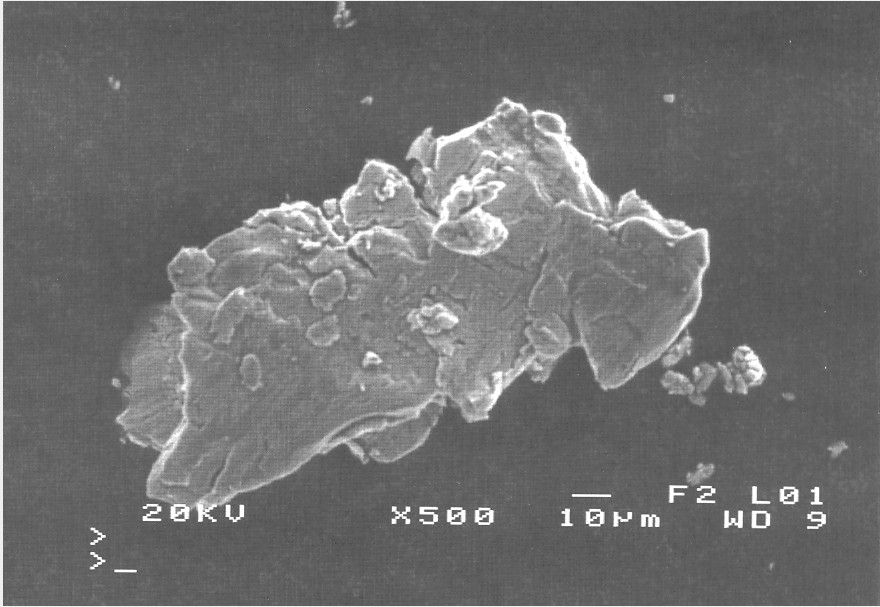
//> input picture project_code/VC_FANFUHAN_OPENCV/images/case6.jpg, 880 x 607 px
$ ./VC_FANFUHAN_OPENCV074   (built with g++ and OpenCV 4)
//> lines starting //> are read from the running program, lines starting //| are printed output that depends on the picture; after the words box and inside, x2 and y2 are one past the last pixel; in counts of white or black regions, pixels touching at a corner belong together
// VC_FANFUHAN_OPENCV074.cpp : 定義主控台應用程式的進入點。
//
/*
// Debug | x32
通用屬性
| C/C++
|	| 一般
|		| 其他 Include 目錄 -> ..\..\opencv411_x64\include
|
| 連結器
| 	|一一般
|		|  其他程式庫目錄 -> ..\..\opencv411_x64\lib
|
| 	|一輸入
|		| 其他相依性 -> opencv_world411d.lib;%(AdditionalDependencies)

// Releas | x64
組態屬性
| C/C++
|	| 一般
|		| 其他 Include 目錄 -> ..\..\opencv411_x64\include;%(AdditionalDependencies)
|
| 連結器
| 	|一般
|		| 其他程式庫目錄 -> ..\..\opencv411_x64\lib;%(AdditionalDependencies)
|
| 	|一輸入
|		| 其他相依性 -> opencv_world411.lib;%(AdditionalDependencies)

*/

#include "stdafx.h"
#include <iostream>
#include <opencv2/opencv.hpp>
#include <opencv2/core/core.hpp>
#include <opencv2/highgui/highgui.hpp>

using namespace std;
using namespace cv;

void blur_demo(Mat &image, Mat &sum);
void edge_demo(Mat &image, Mat &sum);
int getblockSum(Mat &sum, int x1, int y1, int x2, int y2, int i);

void showHistogram(InputArray src, cv::String StrTitle);
void backProjection_demo(Mat &mat, Mat &model);
void blur3x3(Mat &src, Mat *det);

void add_salt_pepper_noise(Mat &image);
void add_gaussian_noise(Mat &image);

void USMImage(Mat src, Mat &usm, float fltPar);

void pyramid_up(Mat &image, vector<Mat> &pyramid_images, int level);
void pyramid_down(vector<Mat> &pyramid_images);

void laplaian_demo(vector<Mat> &pyramid_images, Mat &image);

void connected_component_demo(Mat &image);
void componentwithstats_demo(Mat &image);

void contours_info(Mat &image, vector<vector<Point>> &pts);
void contours_info(Mat &image, vector<vector<Point>> &pts, int threshold01, int threshold02);

void  open_demo(bool blnopen);
void  close_demo();

void sort_box(vector<Rect> &boxes);
Mat get_template(Mat &binary, vector<Rect> &rects);
void detect_defects(Mat &binary, vector<Rect> &rects, Mat &tpl, vector<Rect> &defects);

// [5 lines left out: function pause, not called in this run]
int main()
{
	Mat src = imread("../../images/case6.jpg");//Mat src = imread("../../images/test.png");
//> src is the input picture: 607 rows x 880 cols, CV_8UC3; min 65, max 255, mean 111.1
	if (src.empty())
	{
		cout << "could not load image.." << endl;
		pause();
		return -1;
	}
	else
	{
		imshow("input_src", src);
		showHistogram(src, "Histogram_input_src");
//> in showHistogram, `calcHist(&bgr_plane[0], 1, 0, Mat(), b_hist, 1, bins, ranges);`: b_hist = 256 values, max 33231 at index 95, min 0 at index 0, mean 2076.6
//> in showHistogram, `calcHist(&bgr_plane[1], 1, 0, Mat(), g_hist, 1, bins, ranges);`: g_hist has the same summary as b_hist
//> in showHistogram, `calcHist(&bgr_plane[2], 1, 0, Mat(), r_hist, 1, bins, ranges);`: r_hist has the same summary as b_hist
//> in showHistogram, `normalize(b_hist, b_hist, 0, histImage.rows, NORM_MINMAX, -1);`: b_hist = 256 values, max 400 at index 95, min 0 at index 0, mean 25
//> in showHistogram, `normalize(g_hist, g_hist, 0, histImage.rows, NORM_MINMAX, -1);`: g_hist has the same summary as b_hist
//> in showHistogram, `normalize(r_hist, r_hist, 0, histImage.rows, NORM_MINMAX, -1);`: r_hist has the same summary as b_hist
//> after the loop in showHistogram, `for (int i = 1; i < bins[0]; ++i)`:
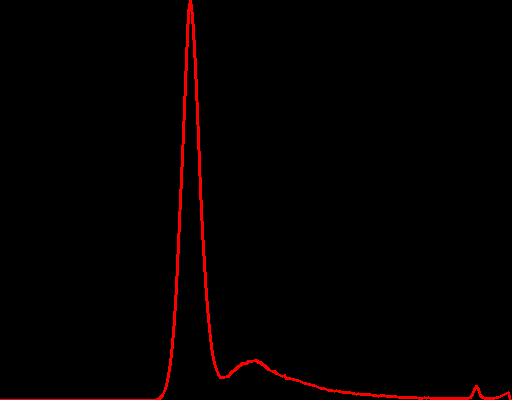
//> histImage: 400 rows x 512 cols, CV_8UC3; mean B, G, R 0, 0, 4.2

		// 图像二值化
		//彩色轉二值化步驟(SOP) 彩色 -> 高斯模糊(去雜訊) -> 轉灰階 -> 二值化
		Mat gray, binary;
		GaussianBlur(src, src, Size(5, 5), 0);
		cvtColor(src, gray, COLOR_BGR2GRAY);
		threshold(gray, binary, 0, 255, THRESH_BINARY | THRESH_OTSU);
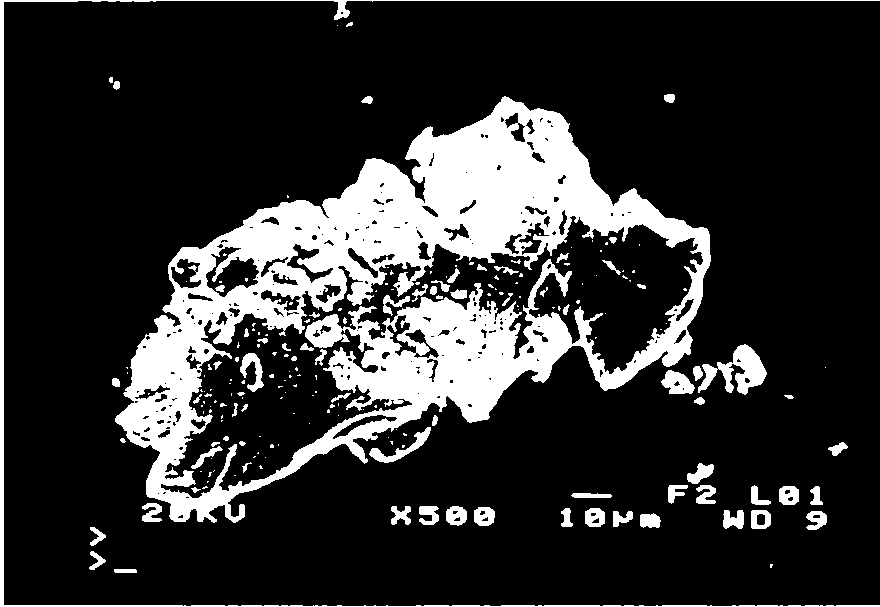
//> binary: 607 rows x 880 cols, CV_8UC1; 18.7% white; 204 white regions (126 under 20 px), largest, box (x1, y1, x2, y2) and area: (115, 96, 711, 523) 83042, (0, 0, 880, 607) 5152, (698, 344, 767, 395) 1574

		// 闭操作 - 去黑色雜訊
		Mat se = getStructuringElement(MORPH_RECT, Size(3, 3));
		morphologyEx(binary, binary, MORPH_CLOSE, se);
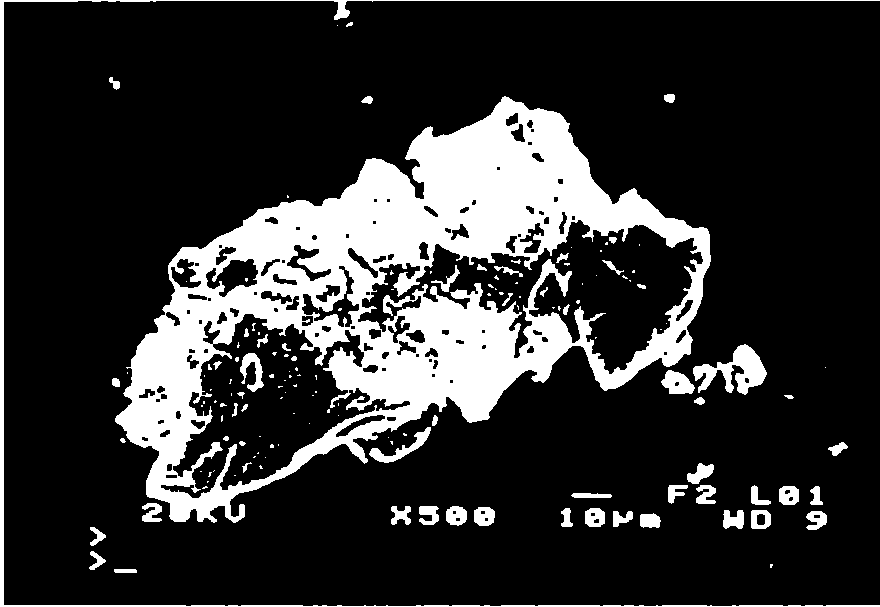
//> binary: 607 rows x 880 cols, CV_8UC1; 19.2% white; 145 white regions (85 under 20 px)

		// 发现最大轮廓
		vector<vector<Point>> contours;
		vector<Vec4i> hierarchy;
		findContours(binary, contours, hierarchy, RETR_LIST, CHAIN_APPROX_SIMPLE);
//> contours = 260 contours, 127 with area under 20; largest, box (x1, y1, x2, y2) and area: (115, 96, 711, 523) 135630, (357, 219, 704, 375) 22933, (160, 313, 411, 499) 20151, (0, 0, 880, 607) 2797, (693, 344, 767, 395) 1586
		int height = src.rows;
//> height = 607
		int width = src.cols;
//> width = 880
		int index = -1;
		int max = 0;
		for (size_t t = 0; t < contours.size(); ++t) {
			Rect rect = boundingRect(contours[t]);
			if (rect.height >= height || rect.width >= width) {
				continue;
			}
			double area = contourArea(contours[t]);//計算八方鍊碼的面積
			if (area > max) {
				max = area;
				index = t;
			}
		}
//> this loop made 260 passes
//> (rect, area, max) on passes 1, 3, 10, 12, 16, 59: (Rect(114, 569, 23, 4), 65, 65), (Rect(89, 551, 17, 19), 113, 113), (Rect(640, 513, 21, 15), 230.5, 230), (Rect(806, 511, 21, 19), 249, 249), (Rect(751, 510, 20, 19), 323, 323), (Rect(369, 427, 62, 36), 495.5, 495)
//> (rect, area) on passes 4, 5, 8, 9, 13, 17: (Rect(90, 527, 16, 19), 113), (Rect(593, 518, 7, 6), 25.5), (Rect(813, 514, 8, 5), 26), (Rect(756, 513, 10, 13), 98), (Rect(613, 511, 20, 16), 166), (Rect(723, 510, 21, 19), 263)
//> after the loop, max = 135630; index = 253

		// 绘制关键点
		Mat result = Mat::zeros(src.size(), src.type());
		Mat pts;
		drawContours(src, contours, index, Scalar(0, 0, 255));//繪製輪廓
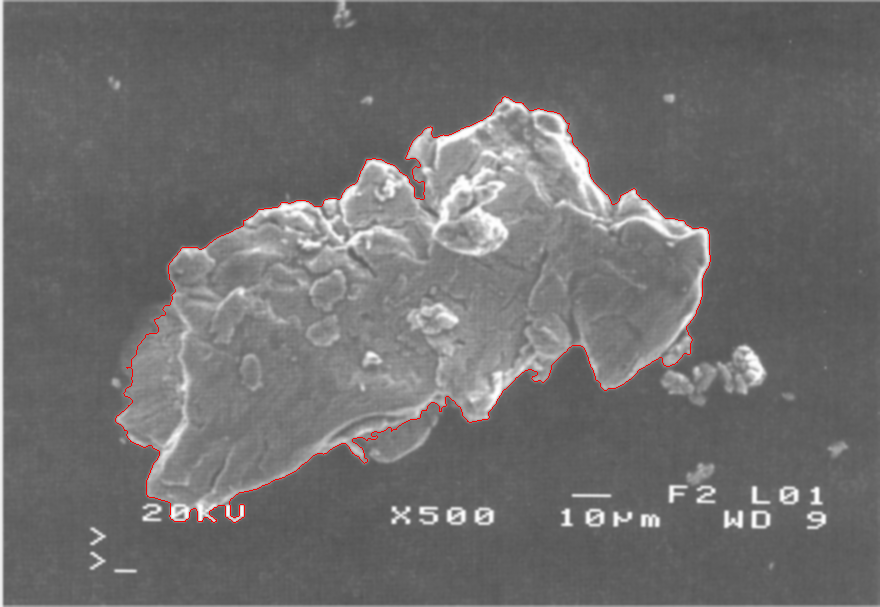
//> src: 607 rows x 880 cols, CV_8UC3; mean B, G, R 110.4, 110.4, 111.4
		approxPolyDP(contours[index], pts, 4, true);//輪廓點進行多邊形擬合 ~ 計算輪廓關鍵點
//> pts = contour of 100 points, box (x1, y1, x2, y2) (115, 96, 711, 523), area 135682
		for (int i = 0; i < pts.rows; ++i) {
			Vec2i pt = pts.at<Vec2i>(i, 0);
			circle(src, Point(pt[0], pt[1]), 2, Scalar(0, 255, 0), 2);
			circle(result, Point(pt[0], pt[1]), 2, Scalar(0, 255, 0), 2);
		}
//> this loop made 100 passes
//> pt on passes 1 to 12: [707, 229], [665, 218], [634, 188], [612, 204], [591, 178], [587, 159], [567, 131], [569, 123], [559, 113], [529, 110], [504, 96], [482, 120]
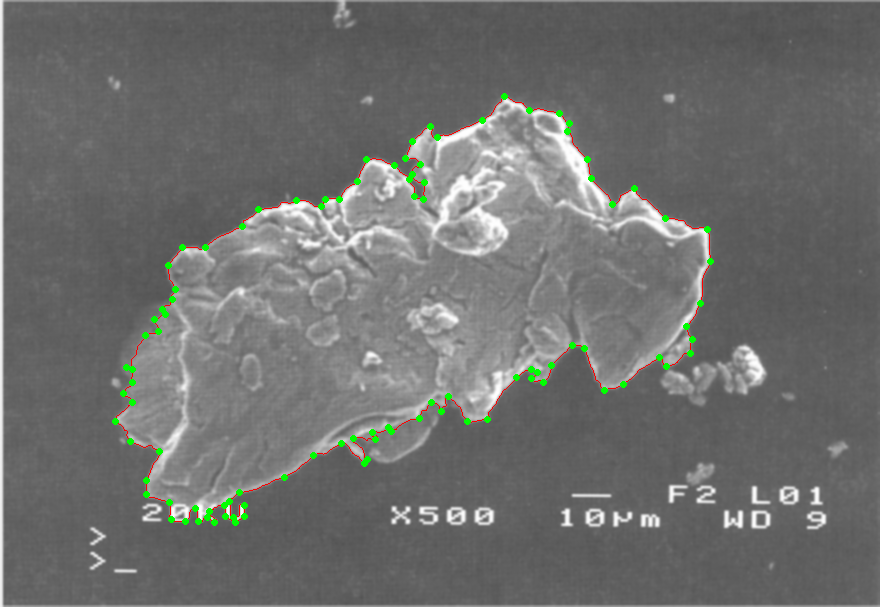
//> src: 607 rows x 880 cols, CV_8UC3; 0.69% of pixels changed, all inside (x1, y1, x2, y2) = (112, 93, 714, 526)
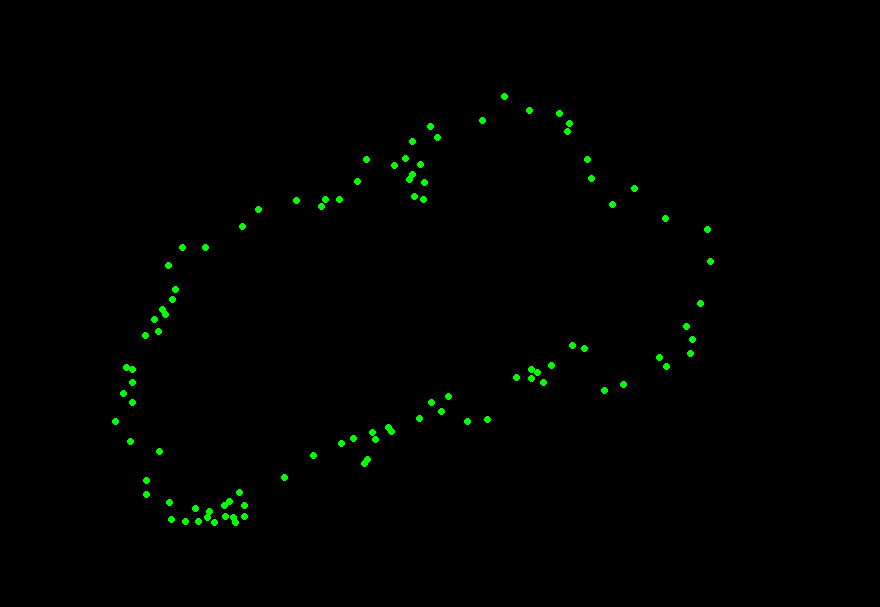
//> result: 607 rows x 880 cols, CV_8UC3; mean B, G, R 0, 1.8, 0

		imshow("result", src);
		imshow("result_binary", result);

		waitKey(0);
	}
	return 0;
}

// [397 lines left out: functions detect_defects, get_template, sort_box, close_demo, open_demo, contours_info and 8 more, not called in this run]

/**
* 3x3 sobel 垂直边缘检测演示
*/
// [121 lines left out: functions edge_demo, getblockSum, add_gaussian_noise, add_salt_pepper_noise, blur3x3, backProjection_demo, not called in this run]

void showHistogram(InputArray src, cv::String StrTitle)//直方圖
{
	bool blnGray = false;
	if (src.channels() == 1)
	{
		blnGray = true;
	}

	// 三通道/單通道 直方圖 紀錄陣列
	vector<Mat> bgr_plane;
	vector<Mat> gray_plane;

	// 定义参数变量
	const int channels[1] = { 0 };
	const int bins[1] = { 256 };
	float hranges[2] = { 0, 255 };
	const float *ranges[1] = { hranges };
	Mat b_hist, g_hist, r_hist, hist;
	// 计算三通道直方图
	/*
	void calcHist( const Mat* images, int nimages,const int* channels, InputArray mask,OutputArray hist, int dims, const int* histSize,const float** ranges, bool uniform=true, bool accumulate=false );
	1.輸入的圖像數組
	2.輸入數組的個數
	3.通道數
	4.掩碼
	5.直方圖
	6.直方圖維度
	7.直方圖每個維度的尺寸數組
	8.每一維數組的範圍
	9.直方圖是否是均勻
	10.配置階段不清零
	*/
	if (blnGray)
	{
		split(src, gray_plane);
		calcHist(&gray_plane[0], 1, 0, Mat(), hist, 1, bins, ranges);
	}
	else
	{
		split(src, bgr_plane);
		calcHist(&bgr_plane[0], 1, 0, Mat(), b_hist, 1, bins, ranges);
		calcHist(&bgr_plane[1], 1, 0, Mat(), g_hist, 1, bins, ranges);
		calcHist(&bgr_plane[2], 1, 0, Mat(), r_hist, 1, bins, ranges);
	}

	/*
	* 显示直方图
	*/
	int hist_w = 512;
	int hist_h = 400;
	int bin_w = cvRound((double)hist_w / bins[0]);
	Mat histImage = Mat::zeros(hist_h, hist_w, CV_8UC3);
	// 归一化直方图数据
	if (blnGray)
	{
		normalize(hist, hist, 0, histImage.rows, NORM_MINMAX, -1);
	}
	else
	{
		normalize(b_hist, b_hist, 0, histImage.rows, NORM_MINMAX, -1);
		normalize(g_hist, g_hist, 0, histImage.rows, NORM_MINMAX, -1);
		normalize(r_hist, r_hist, 0, histImage.rows, NORM_MINMAX, -1);
	}

	// 绘制直方图曲线
	for (int i = 1; i < bins[0]; ++i)
	{
		if (blnGray)
		{
			line(histImage, Point(bin_w * (i - 1), hist_h - cvRound(hist.at<float>(i - 1))),
				Point(bin_w * (i), hist_h - cvRound(hist.at<float>(i))), Scalar(255, 255, 255),
				2, 8, 0);
		}
		else
		{
			line(histImage, Point(bin_w * (i - 1), hist_h - cvRound(b_hist.at<float>(i - 1))),
				Point(bin_w * (i), hist_h - cvRound(b_hist.at<float>(i))), Scalar(255, 0, 0),
				2, 8, 0);
			line(histImage, Point(bin_w * (i - 1), hist_h - cvRound(g_hist.at<float>(i - 1))),
				Point(bin_w * (i), hist_h - cvRound(g_hist.at<float>(i))), Scalar(0, 255, 0),
				2, 8, 0);
			line(histImage, Point(bin_w * (i - 1), hist_h - cvRound(r_hist.at<float>(i - 1))),
				Point(bin_w * (i), hist_h - cvRound(r_hist.at<float>(i))), Scalar(0, 0, 255),
				2, 8, 0);
		}


	}
	imshow(StrTitle, histImage);
}
